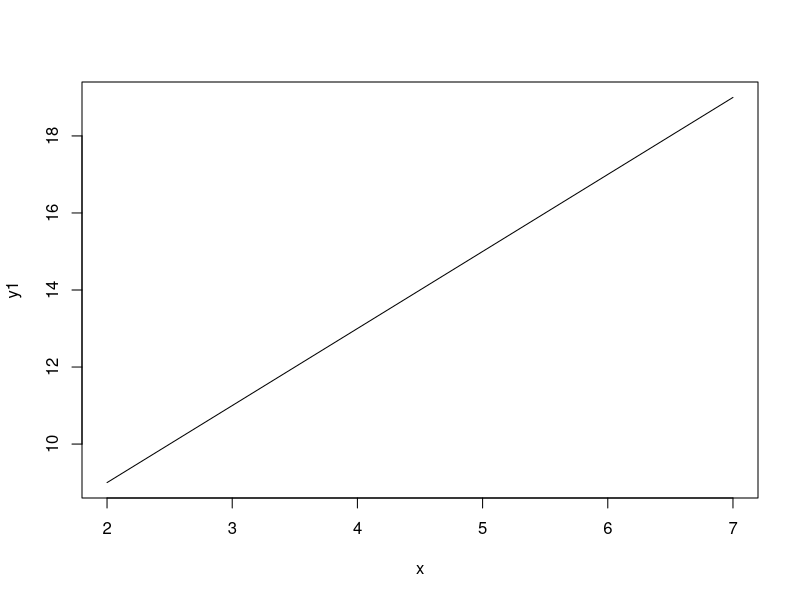
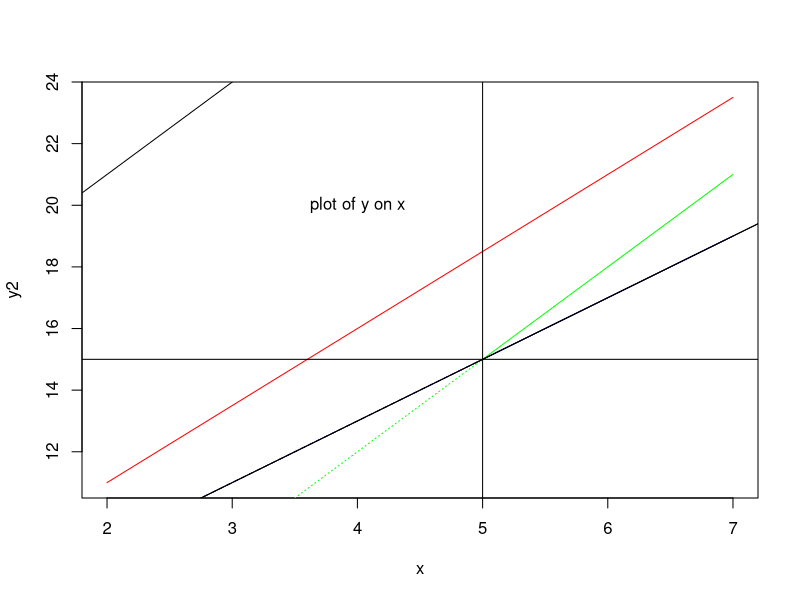

These figures' R source, in order:
x=c(2,4,5,6,6,5,7,6,6,7)
y=c(4,4,5,6,5,5,4,4,5,4) #not reletion
y1= 2*x+5
y2= 2.5*x+6
y3= 3*x
plot(x,y1,type="l")

plot(x,y2,type="l",lty = 1,col="red")
lines(x,y1,lty=2,col="blue")
lines(x,y3,lty=3,col="green")
points(x,y)

text(4,20,"plot of y on x")

abline(5,2) # intersept, slop
abline(15,3)
abline(h=15)
abline(v=5)


a= lm(y1~x)
a
abline(a)
